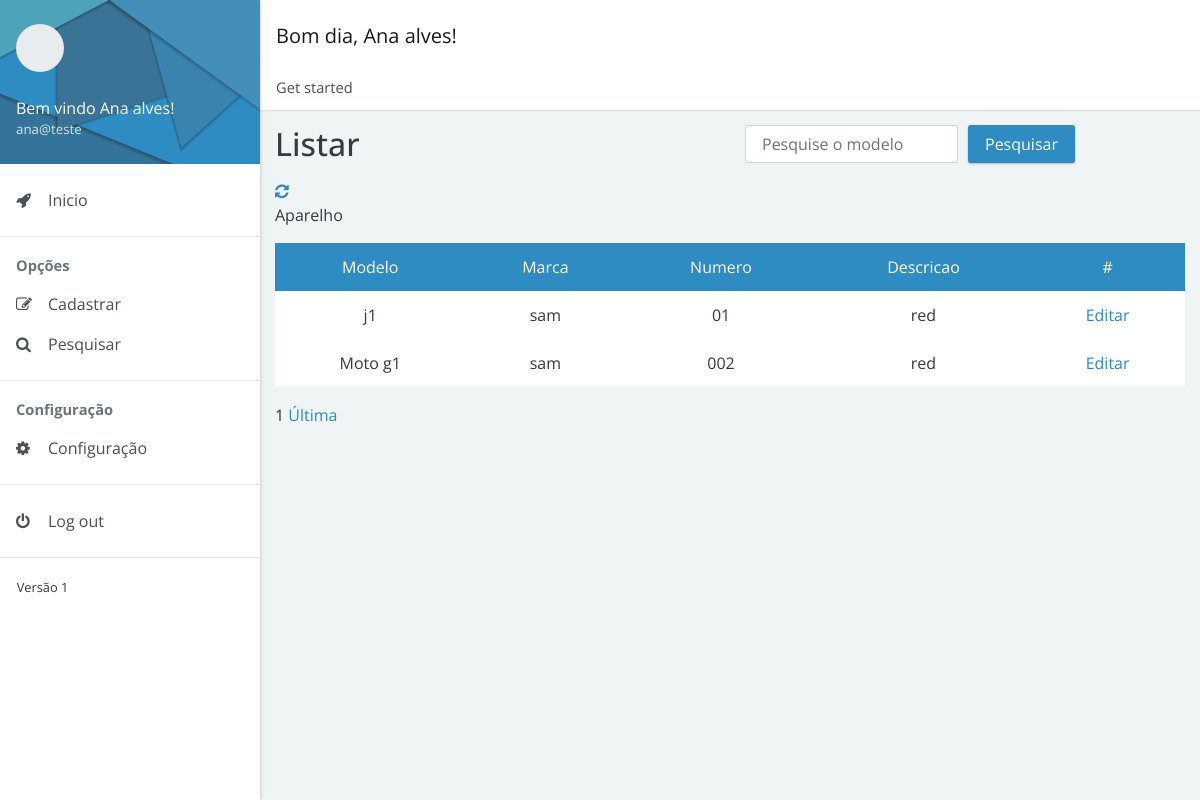
Screenshot of /dashboard/docs/pages/pesquisar/pesquisa_aparelho.php (signed in) with the database file from the repository.
### tables this page shows
CREATE TABLE `eletronico` (
  `id_eletronico` int(11) NOT NULL,
  `modelo` varchar(255) DEFAULT NULL,
  `marca` varchar(255) DEFAULT NULL,
  `numero` varchar(50) DEFAULT NULL,
  `descricao` varchar(255) DEFAULT NULL
);

### dashboard/docs/pages/pesquisar/pesquisa_aparelho.php (the view, shortened to what this page needs)
<!doctype html>
<html lang="pt-br">
<head>
    <link rel="stylesheet" href="https://cdnjs.cloudflare.com/ajax/libs/font-awesome/4.7.0/css/font-awesome.min.css">
    <link href="../../../../../dist/admin4b.min.css?v=2.1.0" rel="stylesheet">
    <link href="../../../docs/assets/css/custom.css" rel="stylesheet">
    <link href="../../assets/css/custom.css" rel="stylesheet">
    <link href="../../../dist/admin4b.min.css" rel="stylesheet" type="text/css">
</head>
<body>
    <div class="app">
        <div class="app-sidebar">
            <div class="sidebar-header"><svg class="avatar">
                    <use href="assets/img/faces.svg" />
                </svg>
                <div class="username"><span>Bem vindo <?php session_start();
                                                        echo $_SESSION['nome_completo_login']; ?>!</span> <small><?php echo $_SESSION['email_usuario']; ?></small></div>
            </div>
            <div id="sidebar-nav" class="sidebar-nav">
                <ul>
                    <li><a href="../../index.php"><span class="sidebar-nav-icon fa fa-rocket"></span> <span class="sidebar-nav-text">Inicio</span></a></li>
                </ul>
                <hr><span class="sidebar-nav-header">Opções</span>
                <ul>
                    <li><a href="#forms" data-toggle="collapse"><span class="sidebar-nav-icon fa fa-pencil-square-o"></span> <span class="sidebar-nav-text">Cadastrar</span></a>
                    </li>
                    <li><a href="#search" data-toggle="collapse"><span class="sidebar-nav-icon fa fa-search"></span> <span class="sidebar-nav-text">Pesquisar</span></a>
                    </li>
                </ul>
                <hr><span class="sidebar-nav-header">Configuração</span>
                <ul>
                    <li><a href="../editar/configuracao_geral.php  "><span class="sidebar-nav-icon fa fa-cog"></span> <span class="sidebar-nav-text">Configuração</span></a>
                    </li>
                </ul>
                <hr>
                <ul>
                    <li><a href="../../crud/sair.php"><span class="sidebar-nav-icon fa fa-power-off"></span> <span class="sidebar-nav-text">Log out</span></a></li>
                </ul>
                <hr>
                <small>Versão 1</small>
            </div>
        </div>
        <div class="app-content">
            <div class="content-header">
                <nav class="navbar navbar-expand navbar-light bg-white">
                    <div class="navbar-brand">
                        <?php
                        $hora_do_dia = date("H");
                        if (($hora_do_dia >= 00) && ($hora_do_dia <= 12)) {
                            echo "Bom dia, ";
                        } else if (($hora_do_dia >= 12) && ($hora_do_dia <= 18)) {
                            echo "Boa tarde, ";
                        } else {
                            echo "Boa noite, ";
                        }
                        echo $_SESSION['nome_completo_login'];
                        ?>!
                    </div>
                </nav>
                <nav>
                    <ol class="breadcrumb">
                        <li class="breadcrumb-item">Get started</li>
                    </ol>
                </nav>
            </div>
            <div class="content-body">
                <div class="container">
                    <div class="page-header">
                        <div class="row">
                            <div class="col-sm-6 col-md-6">
                                <h1>Listar</h1>
                            </div>
                            <div class="col-sm-1 col-md-5">
                                <form class="form-inline" method="GET" action="./enviar/mostrar_aparelho.php">
                                    <div class="form-group">
                                        <input type="text" name="pesquisar" id="pesquisar" class="form-control" placeholder="Pesquise o modelo" style="margin-right: 10px;" required>
                                    </div>
                                    <button type="submit" class="btn btn-primary">Pesquisar</button>
                                </form>
                            </div>
                        </div>
                        <div class="row">
                            <div class="col-sm-6 col-md-6">
                                <a href="pesquisa_aparelho.php"><i class="fa fa-refresh" aria-hidden="true"></i></a>
                            </div>
                        </div>
                    </div>
                    <div class="align-items-center">
                        <div class="">
                            <p>Aparelho</p>
                            <table class="table table-bordered table-hover text-center">
                                <tr class="bg bg-primary text-white text-center">
                                    <td>Modelo</td>
                                    <td>Marca</td>
                                    <td>Numero</td>
                                    <td>Descricao</td>
                                    <td> # </td>
                                </tr>
                                <?php
                                include_once '../../crud/conexao.php';
                                $id_session = $_SESSION['id_login'];
                                if (isset($_GET['pg']) && $_GET['pg'] != "") {
                                    $pagina_atual = $_GET["pg"];
                                } else {
                                    $pagina_atual = 1;
                                }
                                if (isset($pagina_atual)) {
                                    $pagina_atual = $pagina_atual;
                                } else {
                                    $pagina_atual = 1;
                                }
                                $pagina = (!empty($pagina_atual)) ? $pagina_atual : 1;
                                $qtd_pg = 20;
                                $inicio = ($qtd_pg * $pagina) - $qtd_pg;
                                $pesquisa = $conexao->query("SELECT * FROM eletronico INNER JOIN cliente_eletronico ON cliente_eletronico.eletronico_id_eletronico = eletronico.id_eletronico
                                    INNER JOIN cliente ON cliente.id_cliente = cliente_eletronico.cliente_id_cliente INNER JOIN login ON cliente.login_id_login = login.id_login WHERE cliente.login_id_login = $id_session
                                    ORDER BY modelo ASC LIMIT $inicio, $qtd_pg");
                                if ($pesquisa && $pesquisa->rowCount() != 0) {
                                    while ($resultado = $pesquisa->fetch()) {
                                        $modelo = $resultado['modelo'];
                                        $marca = $resultado['marca'];
                                        $numero = $resultado['numero'];
                                        $descricao = $resultado['descricao'];
                                        $id = $resultado['id_eletronico'];
                                ?>
                                        <tr class="text-center">
                                            <td>
                                                <?= $modelo ?>
                                            </td>
                                            <td>
                                                <?= $marca ?>
                                            </td>
                                            <td>
                                                <?= $numero ?>
                                            </td>
                                            <td>
                                                <?= $descricao ?>
                                            </td>
                                            <td><a href="../editar/editar_aparelho.php?id=<?= $id ?>" type="submit"><i class="bi bi-pencil-square"></i>
                                                    Editar</a>
                                            </td>
                                        </tr>
                                    <?php
                                    }
                                    ?>
                            </table>
                        <?php
                                    $select = $conexao->query("SELECT COUNT(id_eletronico) AS num_result FROM eletronico  INNER JOIN cliente_eletronico ON cliente_eletronico.eletronico_id_eletronico = eletronico.id_eletronico
                                        INNER JOIN cliente ON cliente.id_cliente = cliente_eletronico.cliente_id_cliente  INNER JOIN login ON cliente.login_id_login = login.id_login WHERE cliente.login_id_login = $id_session
                                        ORDER BY modelo ASC");
                                    $row_pg = $select->fetch();
                                    $quantidade_pg = ceil($row_pg['num_result'] / $qtd_pg);
                                    echo " $pagina ";
                                    echo " <a href='?pg=$quantidade_pg' onclick=''>Última</a>";
                                } else {
                                    echo "<div class='alert alert-danger' role='alert'>Nenhum usuário encontrado!</div>";
                                }
                        ?>
                        </div>
                    </div>
                </div>
            </div>
</body>
</html>

### dashboard/docs/assets/css/custom.css (style rules this page uses)
.app-sidebar .sidebar-header { background-image: url("/docs/assets/img/sidebar-header.svg"); background-repeat: no-repeat; background-size: 100% 100%; }

### rows the page displays
eletronico: modelo "j1", marca "sam", numero "01", descricao "red"
eletronico: modelo "Moto g1", marca "sam", numero "002", descricao "red"

### other values shown
$_SESSION['nome_completo_login'] "Ana alves"
$_SESSION['email_usuario'] "ana@teste"
$pagina "1"
